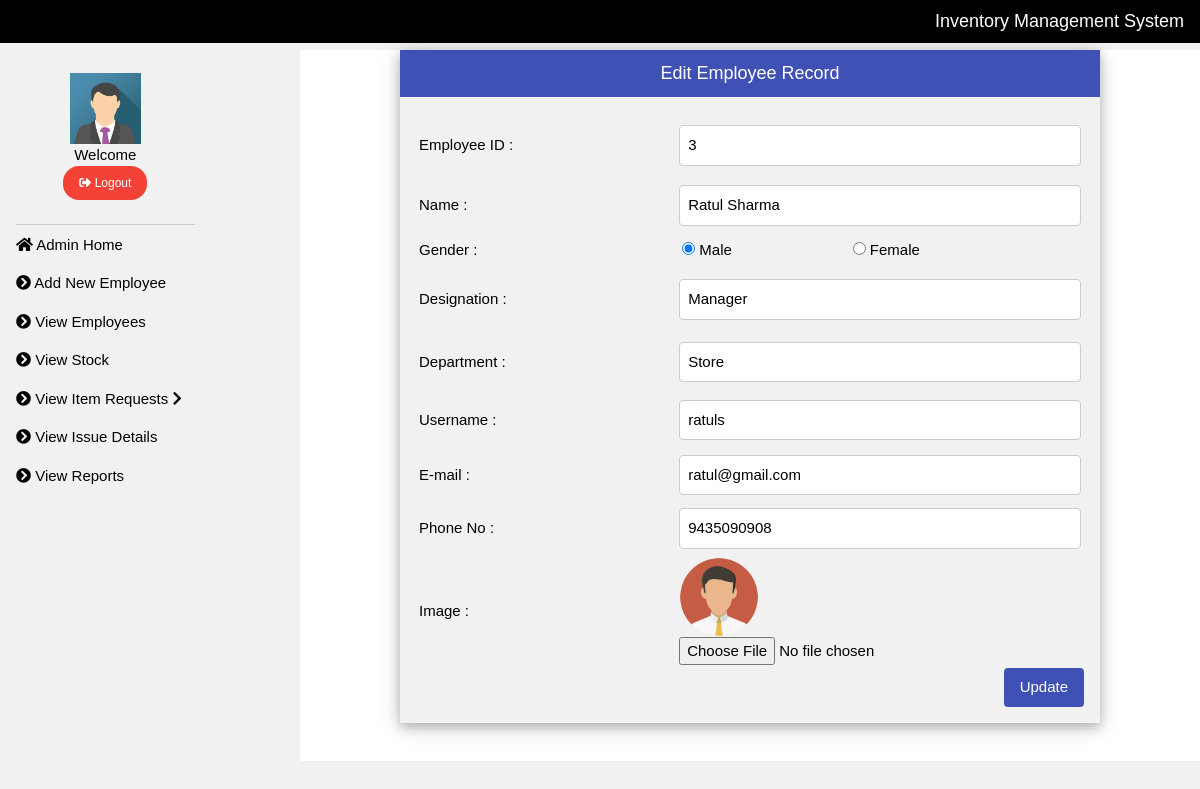
Screenshot of /editemp.php?id=3 with the database file from the repository.
### tables this page shows
CREATE TABLE `employee` (
  `id` int(11) NOT NULL,
  `name` varchar(40) NOT NULL,
  `gender` varchar(10) NOT NULL,
  `des` varchar(50) NOT NULL,
  `dept` varchar(15) NOT NULL,
  `uname` varchar(20) NOT NULL,
  `pass` varchar(15) NOT NULL,
  `email` varchar(30) NOT NULL,
  `phno` bigint(13) NOT NULL,
  `image` varchar(100) NOT NULL,
  PRIMARY KEY (`id`) USING BTREE
);

### editemp.php (the view, shortened to what this page needs)
<!DOCTYPE html>
<html>
<head>
<link rel="stylesheet" href="css/w3style.css">
<link href="css/style2.css" type="text/css" rel="stylesheet">
<link rel="stylesheet" href="css/all.css">
<link href="css/fonts.css" type="text/css" rel="stylesheet">
</head>
<body class="w3-light-grey">
<div class="w3-bar w3-top w3-black w3-large" style="z-index:4">
  <span class="w3-bar-item w3-right w3-bar-item">Inventory Management System</span>
</div>
<?php include "sidebar.php"; ?>
<div class="w3-main w3-white" style="margin-left:300px;margin-top:43px;">
  <div class="w3-card-4 w3-margin-bottom" style="width:700px; margin:50px auto;">
  	<div class="w3-container w3-indigo w3-center">
    	<h5>Edit Employee Record</h5>
    </div>
  	<div class="w3-container w3-light-gray w3-padding-16">
          <?php
include('connect.php');
if(isset($_GET['id']))
 {
  $id=$_GET['id'];
}
$sql="Select * from employee where id='$id'";
$result=$con->query($sql);
while($row=$result->fetch_assoc())
{
	$id=$row['id'];
   	$name=$row['name'];
	$gender=$row['gender'];
	$des =$row['des'];
    $dept=$row['dept'];
    $uname=$row['uname'];
    $email=$row['email'];
    $phno=$row['phno'];
	$img=$row['image'];
?>
  	  <form method="post" action="updemp.php" enctype="multipart/form-data" name="form1" id="form1">
  	    <table width="100%" border="0" cellspacing="2">
  	      <tr>
  	        <td width="39%" height="60">Employee ID :</td>
  	        <td width="61%"><input type="text" name="empid" required id="empid" value="<?php echo $id; ?>" class="w3-input w3-border w3-round-medium"></td>
          </tr>
  	      <tr>
  	        <td height="56"> Name :</td>
  	        <td><input type="text" name="name" required id="name" value="<?php echo $name; ?>" class="w3-input w3-border w3-round-medium"></td>
          </tr>
  	      <tr>
  	        <td height="24">Gender :</td>
  	        <td><table width="400" >
  	          <tr>
  	            <td><label>
  	              <input type="radio" name="gender" value="male" id="RadioGroup1_0" <?php if($gender=="male") echo 'checked="checked"'; ?>>
  	              Male</label></td>
	            <td><label>
  	              <input name="gender" type="radio" id="RadioGroup1_1" value="female" <?php if($gender=="female") echo 'checked="checked"'; ?>>
  	              Female</label></td>
	            </tr>
	          </table>
  	          </td>
          </tr>
  	      <tr>
  	        <td height="63">Designation :</td>
  	        <td><input type="text" name="des" required id="des" value="<?php echo $des; ?>" class="w3-input w3-border w3-round-medium"></td>
          </tr>
  	      <tr>
  	        <td height="58">Department :</td>
  	        <td><input type="text" name="dept" required id="dept" value="<?php echo $dept; ?>" class="w3-input w3-border w3-round-medium"></td>
          </tr>
  	      <tr>
  	        <td height="54">Username :</td>
  	        <td><input type="text" name="uname" required id="uname" value="<?php echo $uname; ?>" class="w3-input w3-border w3-round-medium"></td>
          </tr>
  	      <tr>
  	        <td height="52">E-mail :</td>
  	        <td><input type="email" name="email" id="email" required value="<?php echo $email; ?>"  class="w3-input w3-border w3-round-medium"></td>
          </tr>
  	      <tr>
  	        <td height="51">Phone No :</td>
  	        <td><input type="tel" name="tel" id="tel" required value="<?php echo $phno; ?>"  pattern="[0-9]{10}" class="w3-input w3-border w3-round-medium"></td>
          </tr>
  	      <tr>
  	        <td height="52">Image :</td>
  	        <td>
            <img src="<?php echo $img; ?> " width="80" height="80"><br>
            <input type="file" name="file1" id="file1">
            <input type="hidden" name="photo" id="photo" value="<?php echo $img; ?>"></td>
          </tr>
        </table>
        <span class="w3-main w3-white" style="margin-left:80%;margin-top:43px;">
            <input type="submit" name="submit" id="submit" value="Update" class="w3-btn w3-indigo w3-round-medium w3-right">
        </span>
      </form>
        <?php
}
?>
  	</div>
  </div>
  <br>
</div>
</body>
</html>

### css/w3style.css (style rules this page uses)
html { box-sizing:border-box }
*,*:before,*:after { box-sizing:inherit }
html { -ms-text-size-adjust:100%;-webkit-text-size-adjust:100% }
body { margin:0 }
img { border-style:none }
button,input,select,textarea { font:inherit;margin:0 }
button,input { overflow:visible }
button,html [type=button],[type=reset],[type=submit] { -webkit-appearance:button }
[type=checkbox],[type=radio] { padding:0 }
html,body { font-family:Verdana,sans-serif;font-size:15px;line-height:1.5 }
html { overflow-x:hidden }
h5 { font-size:18px }
h1,h2,h3,h4,h5,h6 { font-family:"Segoe UI",Arial,sans-serif;font-weight:400;margin:10px 0 }
img { vertical-align:middle }
.w3-btn,.w3-button { border:none;display:inline-block;padding:8px 16px;vertical-align:middle;overflow:hidden;text-decoration:none;color:inherit;background-color:inherit;text-align:center;cursor:pointer;white-space:nowrap }
.w3-btn,.w3-button { -webkit-touch-callout:none;-webkit-user-select:none;-khtml-user-select:none;-moz-user-select:none;-ms-user-select:none;user-select:none }
.w3-input { padding:8px;display:block;border:none;border-bottom:1px solid #ccc;width:100% }
.w3-main,#main { transition:margin-left .4s }
.w3-bar { width:100%;overflow:hidden }
.w3-bar .w3-bar-item { padding:8px 16px;float:left;width:auto;border:none;display:block;outline:0 }
.w3-container:after,.w3-container:before,.w3-panel:after,.w3-panel:before,.w3-row:after,.w3-row:before,.w3-row-padding:after,.w3-row-padding:before, .w3-cell-row:before,.w3-cell-row:after,.w3-clear:after,.w3-clear:before,.w3-bar:before,.w3-bar:after { content:"";display:table;clear:both }
.w3-top,.w3-bottom { position:fixed;width:100%;z-index:1 }
.w3-top { top:0 }
.w3-round,.w3-round-medium { border-radius:4px }
.w3-container,.w3-panel { padding:0.01em 16px }
.w3-card-4,.w3-hover-shadow:hover { box-shadow:0 4px 10px 0 rgba(0,0,0,0.2),0 4px 20px 0 rgba(0,0,0,0.19) }
.w3-large { font-size:18px!important }
.w3-center { text-align:center!important }
.w3-border { border:1px solid #ccc!important }
.w3-margin-bottom { margin-bottom:16px!important }
.w3-padding-16 { padding-top:16px!important;padding-bottom:16px!important }
.w3-right { float:right!important }
.w3-indigo,.w3-hover-indigo:hover { color:#fff!important;background-color:#3f51b5!important }
.w3-white,.w3-hover-white:hover { color:#000!important;background-color:#fff!important }
.w3-black,.w3-hover-black:hover { color:#fff!important;background-color:#000!important }
.w3-light-grey,.w3-hover-light-grey:hover,.w3-light-gray,.w3-hover-light-gray:hover { color:#000!important;background-color:#f1f1f1!important }

### css/style2.css (style rules this page uses)
*, *:before, *:after { box-sizing: inherit }
html { -ms-text-size-adjust: 100%; -webkit-text-size-adjust: 100% }
body { margin: 0 }
img { border-style: none }
button, input, select, textarea { font: inherit; margin: 0 }
button, input { overflow: visible }
button, html [type=button], [type=reset], [type=submit] { -webkit-appearance: button }
[type=checkbox], [type=radio] { padding: 0 }
html, body { font-family: Verdana, sans-serif; font-size: 15px; line-height: 1.5 }
html { overflow-x: hidden }
h5 { font-size: 18px }
h1, h2, h3, h4, h5, h6 { font-family: "Segoe UI", Arial, sans-serif; font-weight: 400; margin: 10px 0 }
img { vertical-align: middle }

### editemp.php (style rules this page uses)
html,body,h1,h2,h3,h4,h5 { font-family: "Raleway", sans-serif }

### rows the page displays
employee: empid "3", name "Ratul Sharma", gender "☑ Male", gender "☐ Female", des "Manager", dept "Store", uname "ratuls", email "ratul@gmail.com", tel "9435090908", image (picture)
